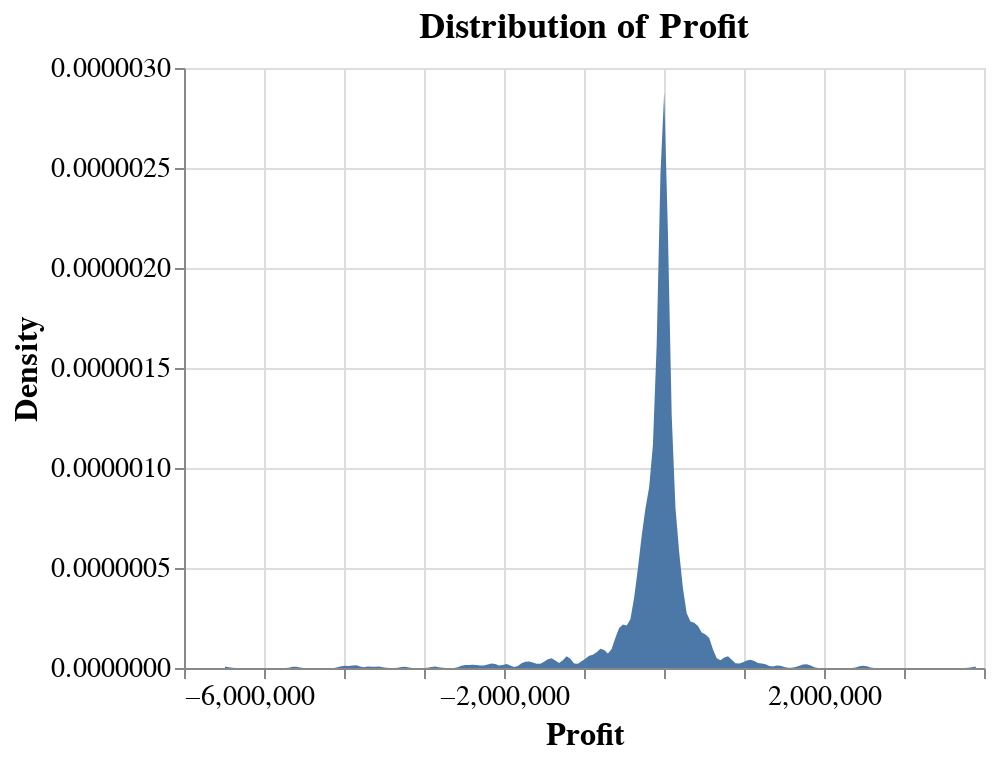

Source (notebook cell):
### Markdown cell above
## Research Question 4: Is there an uneven distribution of profit amongst the schools in the United States?

### Code cell
alt.Chart(states_clean).transform_density(
    'profit',
    as_=['profit', 'density']
).mark_area().encode(
    x=alt.X('profit:Q', title='Profit'),
    y=alt.Y('density:Q', title='Density')
).properties(
    title='Distribution of Profit'
).configure_axis(
    labelFontSize = 14,
    titleFontSize = 16
).configure_legend(
    labelFontSize = 13,
    titleFontSize = 14
).configure_title(fontSize=18)

### Figure 1 — Vega-Lite specification as saved in the notebook (floating-point values rounded to 4 significant figures; data arrays with more than 128 entries replaced by an {"elided": "..."} marker saying what was removed)
{"config": {"view": {"continuousWidth": 400, "continuousHeight": 300}, "axis": {"labelFontSize": 14, "titleFontSize": 16}, "legend": {"labelFontSize": 13, "titleFontSize": 14}, "title": {"fontSize": 18}}, "data": {"name": "data-dd763c0afa16603de2a0ec2e79b3cd50"}, "mark": "area", "encoding": {"x": {"type": "quantitative", "field": "profit", "title": "Profit"}, "y": {"type": "quantitative", "field": "density", "title": "Density"}}, "title": "Distribution of Profit", "transform": [{"density": "profit", "as": ["profit", "density"]}], "$schema": "https://vega.github.io/schema/vega-lite/v4.8.1.json", "datasets": {"data-dd763c0afa16603de2a0ec2e79b3cd50": {"elided": "1224 records"}}}
